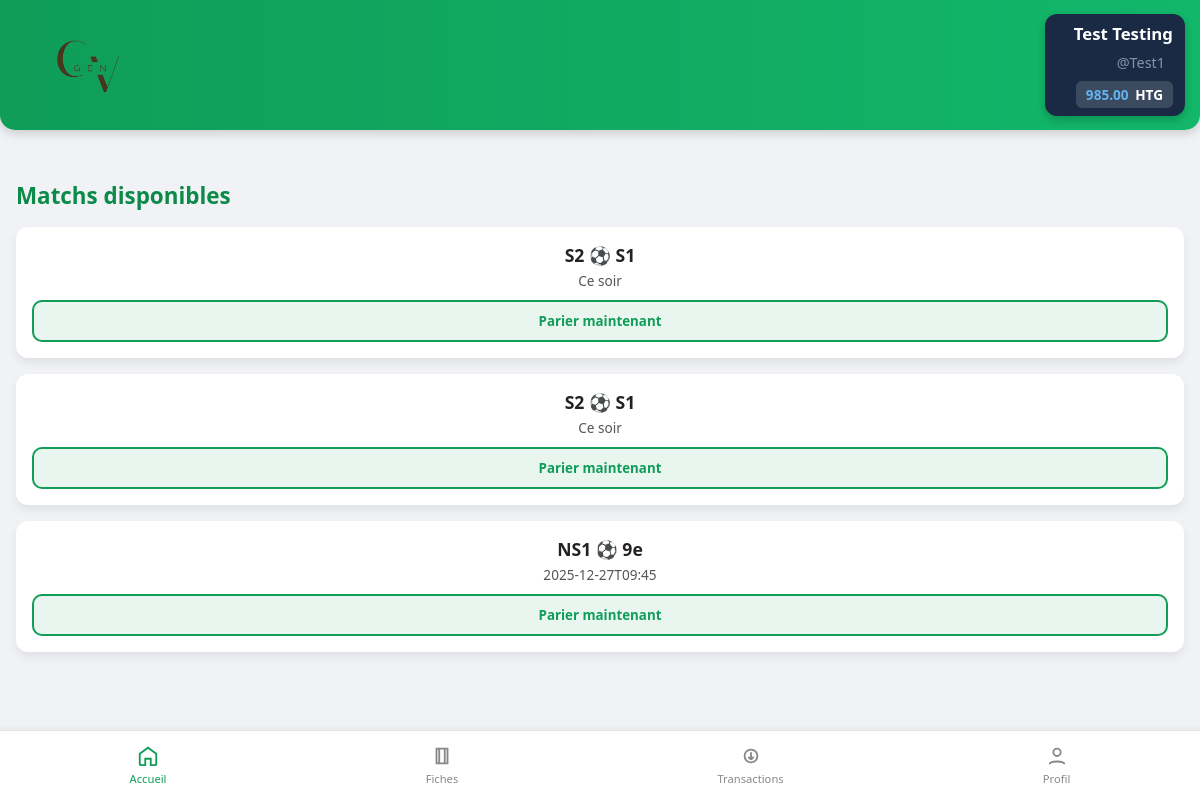
/home (signed in), run on the app's committed database.
### tables this page shows
CREATE TABLE parieurs (
                    id INTEGER PRIMARY KEY AUTOINCREMENT NOT NULL,
                    prenom TEXT NOT NULL,
                    nom TEXT NOT NULL,
                    username TEXT NOT NULL UNIQUE,
                    email TEXT NOT NULL UNIQUE,
                    age INT NOT NULL,
                    classe TEXT NOT NULL,
                    mdp TEXT NOT NULL,
                    created_at TEXT NOT NULL,
                    solde INTEGER DEFAULT 100000,
                    role TEXT DEFAULT 'parieur'
                );

CREATE TABLE matchs (
                    id INTEGER PRIMARY KEY AUTOINCREMENT NOT NULL,
                    equipe_a TEXT NOT NULL,
                    equipe_b TEXT NOT NULL,
                    date_match TEXT NOT NULL,
                    statut TEXT DEFAULT 'ouvert'
                );

### routes.py (the view)
@app.route("/home")
def home():
    if "username" in session:
        user = get_user_by_username(session["username"])
        programmes = get_programmes()
        return render_template("home.html", user=user, programmes=programmes)
    else:
        return redirect(url_for("index"))

### data.py (called while the page is built)
def depuis_centimes(centimes):
    if centimes is None:
        return Decimal("0.00")
    return (Decimal(str(centimes)) / Decimal("100")).quantize(Decimal("0.01"))

def get_user_by_username(username):
    try:
        with sqlite3.connect(DB_NAME) as conn:
            conn.row_factory = sqlite3.Row
            cur = conn.cursor()
            cur.execute("SELECT * FROM parieurs WHERE username = ?", (username,))
            user = cur.fetchone()
            if user:
                user_dict = dict(user)
                user_dict["solde"] = depuis_centimes(user_dict["solde"])
                return user_dict
            return None
    except sqlite3.Error as e:
        print(f"Erreur : {e}")
        return None

def get_matchs_en_cours():
    try:
        with sqlite3.connect(DB_NAME) as conn:
            conn.row_factory = sqlite3.Row
            cur = conn.cursor()
            cur.execute("""SELECT m.id AS match_id, m.equipe_a, m.equipe_b, m.date_match, o.libelle, o.id AS option_id, o.cote, o.categorie
            FROM matchs m
            INNER JOIN options o
            ON m.id = o.match_id
            WHERE m.statut = 'ouvert'
            """)
            return cur.fetchall()
    except sqlite3.Error as e:
        print(f"Une erreur s'est produite lors de la récupération : {e}")

def get_programmes():
    donnees = get_matchs_en_cours()
    programme = {}
    for ligne in donnees:
        m_id = ligne["match_id"]
        if m_id not in programme:
            programme[m_id] = {
                "equipe_a": ligne["equipe_a"],
                "equipe_b": ligne["equipe_b"],
                "date_match": ligne["date_match"],
                "match_id": m_id,
                "options": [],
            }
        if ligne["option_id"]:
            nouvelle_option = {
                "option_id": ligne["option_id"],
                "libelle": ligne["libelle"],
                "cote": ligne["cote"],
                "categorie": ligne["categorie"],
            }
            programme[m_id]["options"].append(nouvelle_option)
    return programme

### routes.py (called while the page is built)
@app.context_processor
def inject_user():
    user = None
    if "username" in session:
        user = get_user_by_username(session["username"])
    return dict(current_user=user)

### templates/home.html (shortened to what this page needs)
{% extends "base.html" %} {% block css %}
<link rel="stylesheet" href="{{ url_for('static', filename='css/home.css') }}" type="text/css" media="all" />
{% endblock %}  {% block content %}
<h2>Matchs disponibles</h2>
{% if not programmes %}
<div class="no-match"><p>Il n'y a aucun match pour le moment...</p></div>
{% else %}
<section class="matches">
  {% for id, match in programmes.items() %}
  <div class="match-card">
    <div class="match-info">
    	<div class="teams">{{ match["equipe_a"] }} &#9917; {{ match["equipe_b"] }}</div>
      <div class="date">{{ match["date_match"] }}</div>
    </div>
    <a href="{{ url_for('details_match', match_id=match['match_id']) }}">
    <button class="bet-btn">Parier maintenant</button>
    </a>
  </div>
  {% endfor %}
</section>
{% endif %} {% endblock %}

### templates/base.html (shortened to what this page needs)
<!doctype html>
<html lang="fr">
  <head>
    <link rel="stylesheet" href="{{ url_for('static', filename='css/base.css') }}" />
    {% block css %}{% endblock %}
  </head>
  <body>
    <header class="top-bar">
      <div class="brand"><img src="{{url_for('static', filename='img/logo.png') }}" alt="Logo de InterPam" class="logo"/>
      </div>
      <div class="user-zone">
        <span class="user-name">{{ current_user.prenom|title }} {{ current_user.nom|title }}</span>
        <span class="username">@{{current_user.username}}</span>
        <div class="balance">{{ current_user.solde }} <strong>HTG</strong>
        </div>
      </div>
    </header>
    <main class="content">
      {% block content %} {% endblock %}
    <nav class="bottom-nav">
      <a href="{{ url_for('home') }}" class="nav-item {{ 'active' if request.endpoint == 'home' }}">
        <svg viewBox="0 0 24 24" class="icon">
          <path d="M3 9.5L12 3l9 6.5V21a1 1 0 0 1-1 1h-5v-7h-6v7H4a1 1 0 0 1-1-1V9.5z" />
        </svg>
        <span>Accueil</span>
      </a>
      <a href="{{ url_for('fiches') }}" class="nav-item {{ 'active' if request.endpoint == 'fiches' }}">
        <svg viewBox="0 0 24 24" class="icon">
          <path d="M6 4h12v16H6zM9 4v16M15 4v16" />
        </svg>
        <span>Fiches</span>
      </a>
      <a href="transactions.html" class="nav-item">
        <svg viewBox="0 0 24 24" class="icon">
          <path d="M12 8v8m0 0l-3-3m3 3l3-3M5 12a7 7 0 1 1 14 0 7 7 0 0 1-14 0z" />
        </svg>
        <span>Transactions</span>
      </a>
      <a href="profil.html" class="nav-item">
        <svg viewBox="0 0 24 24" class="icon">
          <circle cx="12" cy="8" r="4" />
          <path d="M4 21c0-4 16-4 16 0" />
        </svg>
        <span>Profil</span>
      </a>
    </nav>
  </body>
</html>

### static/css/base.css (style rules this page uses)
* { margin: 0; padding: 0; box-sizing: border-box; font-family: "Poppins", system-ui, sans-serif; }
body { background: #f0f2f5; color: #222; }
.top-bar { width: 100%; height: 130px; background: linear-gradient(90deg, #0f9d58, #12b76a); display: flex; align-items: center; justify-content: space-between; padding: 0 15px; color: white; box-shadow: 0 4px 10px rgba(0, 0, 0, 0.15); z-index: 100; border-radius: 0 0 15px 15px; }
.brand { display: flex; flex-direction: column; align-items: center; gap: 12px; }
.logo { width: auto; height: 150px; padding: 8px; border-radius: 12px; display: block; }
.user-zone { background: #1a2a44; padding: 8px 12px; border-radius: 12px; text-align: right; box-shadow: 0 4px 8px rgba(0, 0, 0, 0.2); min-width: 140px; align-items: center; justify-content: center; align-content: center; line-height: 1.4; }
.user-name { display: block; font-size: 1.05rem; font-weight: 700; color: #fff; margin: 0; padding: 0; }
.username { display: block; font-size: 0.9rem; opacity: 0.8; color: #a0aec0; margin: 8px; }
.balance { background: rgba(255, 255, 255, 0.15); padding: 4px 10px; border-radius: 6px; font-size: 0.85rem; font-weight: 600; color: #63b3ed; display: inline-block; }
.balance strong { color: white; margin-left: 3px; }
.bottom-nav { position: fixed; left: 0; bottom: 0; width: 100%; height: 70px; margin: 0; padding: 0; background: #fff; border-top: 1px solid #e3e3e3; display: flex; justify-content: space-around; align-items: center; box-shadow: 0 -2px 5px rgba(0, 0, 0, 0.05); }
.nav-item { text-decoration: none; color: #888; font-size: 0.7rem; display: flex; flex-direction: column; align-items: center; transition: color 0.2s ease; }
.nav-item .icon { width: 22px; height: 22px; stroke: currentColor; fill: none; stroke-width: 2; margin-bottom: 4px; }
.nav-item.active { color: #0f9d58; }

### static/css/home.css (style rules this page uses)
.content { padding: 50px 16px 90px; }
h2, .no-matchs { font-size: 1.4rem; margin-bottom: 16px; color: #0b8a48; }
.matches { display: flex; flex-direction: column; gap: 16px; }
.match-card { background: white; border-radius: 12px; padding: 16px; box-shadow: 0 5px 10px rgba(0, 0, 0, 0.07); transition: transform 0.2s ease, box-shadow 0.2s ease; }
.match-info { margin-bottom: 10px; }
.match-info .teams { font-weight: 600; font-size: 1.1rem; margin-bottom: 4px; text-align: center; }
.match-info .date { font-size: 0.85rem; color: #555; text-align: center; }
.bet-btn { background: #e9f6ef; color: #0f9d58; border: 2px solid #0f9d58; width: 100%; padding: 10px; border-radius: 10px; cursor: pointer; font-weight: 600; transition: background 0.2s ease, border-color 0.2s ease, transform 0.1s ease; }

### data on the page
parieurs: prenom "Test", nom "Testing", username "Test1"
matchs: equipe_a "S2", equipe_b "S1", date_match "Ce soir"
matchs: equipe_a "S2", equipe_b "S1", date_match "Ce soir"
matchs: equipe_a "NS1", equipe_b "9e", date_match "2025-12-27T09:45"

### other printed values
{{ current_user.solde }} "985.00"
